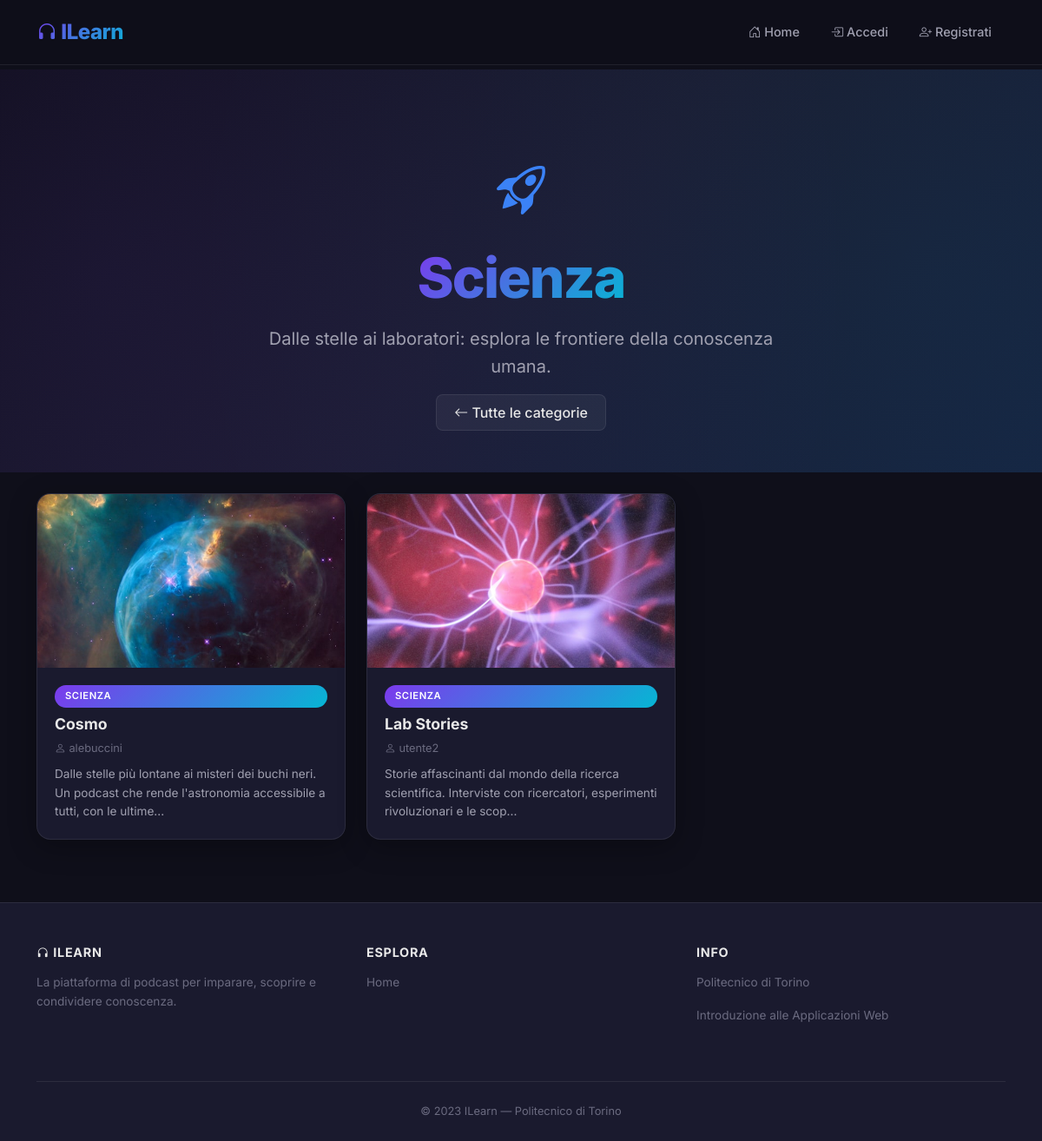
The app's page /categoria/scienza with its own data.
### tables this page shows
CREATE TABLE "PODCAST" (
	"podcast_id"	INTEGER NOT NULL,
	"Titolo"	TEXT NOT NULL,
	"Descrizione"	TEXT NOT NULL,
	"Categoria"	TEXT NOT NULL,
	"utente_id"	INTEGER NOT NULL,
	"Estensione"	TEXT NOT NULL,
	PRIMARY KEY("podcast_id" AUTOINCREMENT),
	FOREIGN KEY("utente_id") REFERENCES "UTENTI"("ID") ON DELETE CASCADE
);

CREATE TABLE "UTENTI" (
	"ID"	INTEGER NOT NULL,
	"Email"	TEXT NOT NULL,
	"Username"	TEXT NOT NULL,
	"Password"	TEXT NOT NULL,
	"Tipo"	INTEGER NOT NULL,
	PRIMARY KEY("ID" AUTOINCREMENT)
);

### app.py (the view)
@app.route('/categoria/<nome_categoria>')
def categoria(nome_categoria):
    categorie_valide = {'cucina': 'Cucina', 'scienza': 'Scienza', 'sport': 'Sport', 'tecnologia': 'Tecnologia', 'altro': 'Altro'}
    if nome_categoria.lower() not in categorie_valide:
        return render_template('errori.html', titolo='404', testo='Categoria non trovata.'), 404
    nome_display = categorie_valide[nome_categoria.lower()]
    podcasts = db_interaction.get_podcasts_by_categoria(nome_categoria.lower())
    if current_user.is_authenticated:
        isactive = True
        userid = current_user.get_id()
        user = db_interaction.get_user_by_id(userid)
        return render_template('categoria.html', podcasts=podcasts, user=user, isactive=isactive, categoria=nome_display, categoria_slug=nome_categoria.lower())
    else:
        isactive = False
        return render_template('categoria.html', podcasts=podcasts, isactive=isactive, categoria=nome_display, categoria_slug=nome_categoria.lower())

### db_interaction.py (called while the page is built)
def get_podcasts_by_categoria(categoria):
    conn = sqlite3.connect('db/podcast.db')
    conn.row_factory = sqlite3.Row
    cursor = conn.cursor()
    sql = 'SELECT * FROM PODCAST, UTENTI WHERE PODCAST.utente_id = UTENTI.ID AND PODCAST.Categoria = ?'
    cursor.execute(sql, (categoria,))
    podcasts = cursor.fetchall()
    cursor.close()
    conn.close()
    return podcasts

### templates/categoria.html (shortened to what this page needs)
{% extends "base.html" %}
{% block hero %}
<section class="hero-section category-hero category-{{ categoria_slug }}">
    <div class="hero-content">
        <div class="category-icon">
            {% if categoria_slug == 'cucina' %}
            <i class="bi bi-egg-fried"></i>
            {% elif categoria_slug == 'scienza' %}
            <i class="bi bi-rocket-takeoff"></i>
            {% elif categoria_slug == 'sport' %}
            <i class="bi bi-trophy"></i>
            {% elif categoria_slug == 'tecnologia' %}
            <i class="bi bi-cpu"></i>
            {% elif categoria_slug == 'altro' %}
            <i class="bi bi-compass"></i>
            {% endif %}
        </div>
        <h1 class="hero-title"><span class="text-gradient">{{ categoria }}</span></h1>
        <p class="hero-subtitle">
            {% if categoria_slug == 'cucina' %}
            Ricette, tradizioni culinarie e segreti degli chef. Scopri il gusto dell'Italia e del mondo.
            {% elif categoria_slug == 'scienza' %}
            Dalle stelle ai laboratori: esplora le frontiere della conoscenza umana.
            {% elif categoria_slug == 'sport' %}
            Adrenalina, competizione e storie di atleti straordinari. Vivi lo sport a 360 gradi.
            {% elif categoria_slug == 'tecnologia' %}
            Innovazione, digitale e futuro. Resta al passo con il mondo tech che evolve ogni giorno.
            {% elif categoria_slug == 'altro' %}
            Filosofia, viaggi, cultura e tutto cio' che non rientra nelle categorie classiche.
            {% endif %}
        </p>
        <a href="{{ url_for('home') }}" class="btn btn-glass mt-3">
            <i class="bi bi-arrow-left"></i> Tutte le categorie
        </a>
    </div>
</section>
{% endblock %}
{% block content %}
{% if podcasts %}
<div class="row row-cols-1 row-cols-md-2 row-cols-lg-3 g-4 py-4">
    {% for podcast in podcasts %}
    <div class="col" data-aos="fade-up" data-aos-delay="{{ loop.index0 * 100 }}">
        <article class="glass-card">
            <div class="card-img-wrapper">
                <a href="{{ url_for('podcast', podcast_id=podcast.podcast_id) }}">
                    <img class="card-img-top"
                         src="{{ url_for('static', filename='podcast' + podcast.podcast_id|string + podcast.Estensione) }}"
                         alt="Immagine del podcast {{ podcast.Titolo }}">
                </a>
            </div>
            <div class="card-body">
                <span class="badge-category mb-2">{{ podcast.categoria }}</span>
                <h5 class="card-title">
                    <a href="{{ url_for('podcast', podcast_id=podcast.podcast_id) }}">{{ podcast.Titolo }}</a>
                </h5>
                <p class="card-author"><i class="bi bi-person"></i> {{ podcast.username }}</p>
                <p class="card-text">{{ podcast.Descrizione[:120] }}{% if podcast.Descrizione|length > 120 %}...{% endif %}</p>
            </div>
        </article>
    </div>
    {% endfor %}
</div>
{% endif %}
<div class="pb-5"></div>
{% endblock %}

### static/style.css (style rules this page uses)
:root { --bg-primary: #0f0f1a; --bg-card: #1a1a2e; --bg-elevated: #16213e; --bg-glass: rgba(255, 255, 255, 0.05); --bg-glass-hover: rgba(255, 255, 255, 0.08); --accent-primary: #7c3aed; --accent-secondary: #06b6d4; --gradient-accent: linear-gradient(135deg, #7c3aed, #06b6d4); --gradient-hero: linear-gradient(135deg, #0f0f1a 0%, #1a1a2e 50%, #16213e 100%); --text-primary: #e8e8e8; --text-secondary: #a0a0b0; --text-muted: #6b6b80; --border-glass: rgba(255, 255, 255, 0.08); --shadow-card: 0 8px 32px rgba(0, 0, 0, 0.3); --shadow-hover: 0 16px 48px rgba(124, 58, 237, 0.15); --shadow-glow: 0 0 20px rgba(124, 58, 237, 0.3); --radius-sm: 8px; --radius-md: 12px; --radius-lg: 16px; --radius-xl: 24px; --transition-fast: 0.2s ease; --transition-normal: 0.3s ease; --transition-slow: 0.5s ease; }
* { margin: 0; padding: 0; box-sizing: border-box; }
body { font-family: 'Inter', sans-serif; background-color: var(--bg-primary); color: var(--text-primary); line-height: 1.6; overflow-x: hidden; min-height: 100vh; display: flex; flex-direction: column; }
a { color: var(--accent-secondary); text-decoration: none; transition: color var(--transition-fast); }
.hero-section { position: relative; padding: 6rem 0 4rem; text-align: center; overflow: hidden; background: var(--gradient-hero); }
.hero-section::before { content: ''; position: absolute; top: -50%; left: -50%; width: 200%; height: 200%; background: radial-gradient(circle at 30% 50%, rgba(124, 58, 237, 0.08) 0%, transparent 50%), radial-gradient(circle at 70% 50%, rgba(6, 182, 212, 0.06) 0%, transparent 50%); animation: hero-glow 15s ease-in-out infinite alternate; }
.hero-title { font-size: clamp(2.5rem, 6vw, 4rem); font-weight: 800; letter-spacing: -0.03em; margin-bottom: 1rem; position: relative; }
.hero-subtitle { font-size: clamp(1rem, 2vw, 1.25rem); color: var(--text-secondary); max-width: 600px; margin: 0 auto; position: relative; }
.hero-content { position: relative; z-index: 1; }
.glass-card { background: var(--bg-card); border: 1px solid var(--border-glass); border-radius: var(--radius-lg); overflow: hidden; transition: all var(--transition-normal); box-shadow: var(--shadow-card); height: 100%; display: flex; flex-direction: column; }
.glass-card .card-img-top { width: 100%; height: 200px; object-fit: cover; transition: transform var(--transition-slow); }
.glass-card .card-img-wrapper { overflow: hidden; position: relative; }
.glass-card .card-body { padding: 1.25rem; flex: 1; display: flex; flex-direction: column; }
.glass-card .card-title { font-weight: 700; font-size: 1.1rem; margin-bottom: 0.5rem; color: var(--text-primary); }
.glass-card .card-title a { color: var(--text-primary); }
.glass-card .card-text { color: var(--text-secondary); font-size: 0.85rem; flex: 1; }
.glass-card .card-author { color: var(--text-muted); font-size: 0.8rem; margin-bottom: 0.5rem; }
.badge-category { display: inline-block; padding: 0.25rem 0.75rem; border-radius: 50px; font-size: 0.7rem; font-weight: 600; text-transform: uppercase; letter-spacing: 0.05em; background: var(--gradient-accent); color: white; }
.btn-glass { background: var(--bg-glass); color: var(--text-primary); border: 1px solid var(--border-glass); border-radius: var(--radius-sm); padding: 0.5rem 1.25rem; font-weight: 500; transition: all var(--transition-fast); }
.text-gradient { background: var(--gradient-accent); -webkit-background-clip: text; -webkit-text-fill-color: transparent; background-clip: text; }
.category-hero { padding-bottom: 3rem; }
.category-icon { font-size: 3.5rem; margin-bottom: 1rem; position: relative; }
.category-scienza .category-icon { color: #3b82f6; }

### records on screen
PODCAST: podcast_id+Estensione (picture), categoria "SCIENZA", Titolo "Cosmo", username "alebuccini", Descrizione "Dalle stelle più lontane ai misteri dei buchi neri. Un podcast che rende l'astronomia accessibile a tutti, con le ultime"
PODCAST: podcast_id+Estensione (picture), categoria "SCIENZA", Titolo "Lab Stories", username "utente2", Descrizione "Storie affascinanti dal mondo della ricerca scientifica. Interviste con ricercatori, esperimenti rivoluzionari e le scop"

### other values on screen
{{ categoria }} "Scienza"
